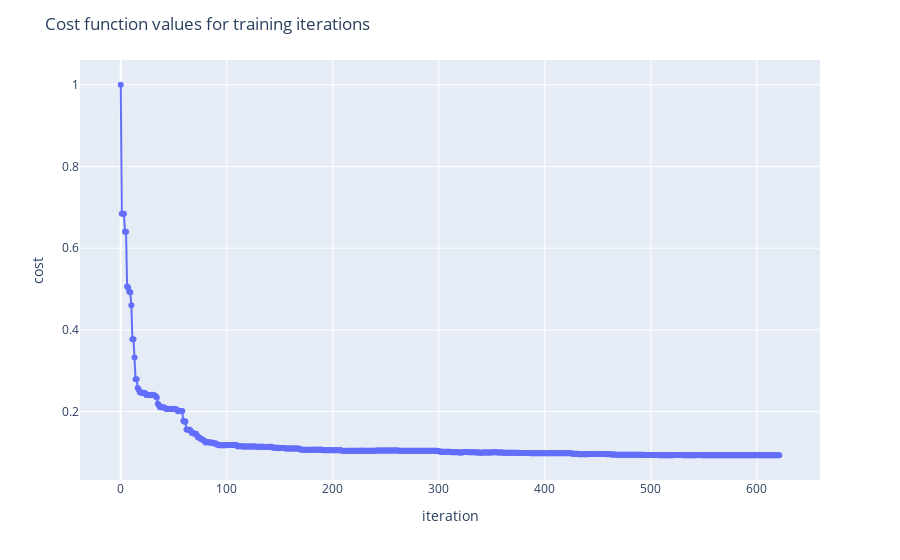

Notebook code for this chart:
### Code cell
visualize_cost(cd_bost.costs)

### Figure 1 — Plotly figure (JSON) as saved in the notebook; plotly's stock layout.template omitted (floating-point values rounded to 4 significant figures; data arrays with more than 128 entries replaced by an {"elided": "..."} marker saying what was removed)
{"data": [{"legendgroup": "", "line": {"color": "#636efa", "dash": "solid"}, "marker": {"symbol": "circle"}, "mode": "markers+lines", "name": "", "orientation": "v", "showlegend": false, "type": "scatter", "x": {"elided": "622 int values"}, "xaxis": "x", "y": {"elided": "622 float values"}, "yaxis": "y"}], "layout": {"hovermode": "x", "legend": {"tracegroupgap": 0}, "margin": {"t": 60}, "title": {"text": "Cost function values for training iterations"}, "xaxis": {"anchor": "y", "domain": [0, 1], "title": {"text": "iteration"}}, "yaxis": {"anchor": "x", "domain": [0, 1], "title": {"text": "cost"}}}}
